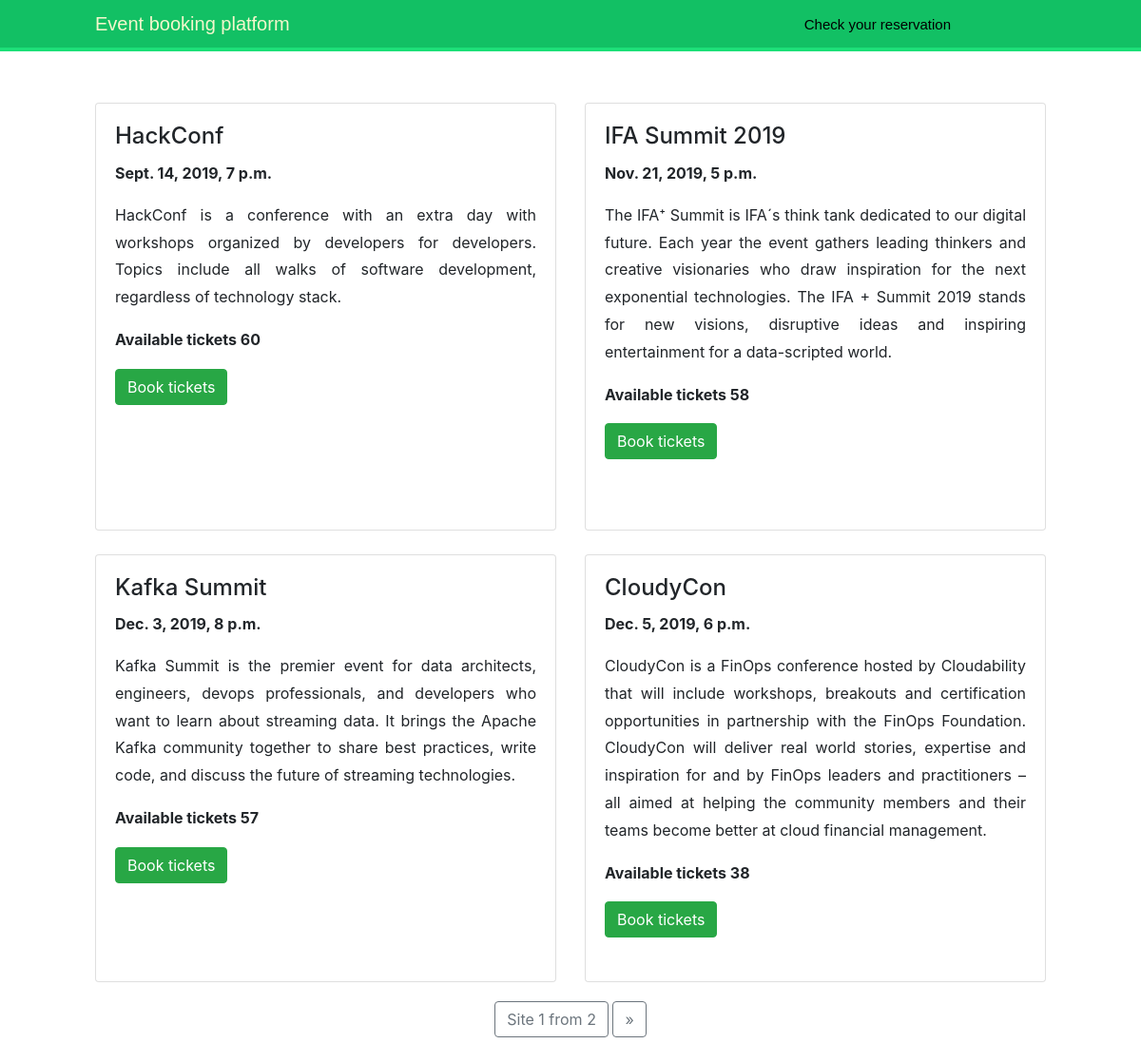
The page / on the database its author committed.
### event/models.py (models this page shows, shortened)
class Event(models.Model):
    name = models.CharField(max_length=100)
    datetime = models.DateTimeField()
    description = models.TextField()

### event/views.py (the view)
# urls.py: path('', views.EventListView.as_view(), name='events'),
class EventListView(ListView):
    context_object_name = 'events'
    paginate_by = 4
    template_name = 'event/events_list.html'
    def get_queryset(self):
        remove_expired_reservations()
        queryset = Event.objects.filter(datetime__gte=timezone.now()) \
            .annotate(available_tickets=Count('tickets', distinct=True,
                                              filter=Q(tickets__reservation__isnull=True)))\
            .order_by('datetime')
        return queryset

### reservation/views.py (called while the page is built)
def remove_expired_reservations():
    Reservation.objects.filter(booked_time__lte=timezone.now() - timedelta(minutes=15))\
        .exclude(status=Reservation.PAID).delete()

### templates/event/events_list.html (shortened to what this page needs)
{% extends "base.html" %}
{% block content %}
<div class="row">
{% for event in events %}
    <div class="col-sm-6">
        <div class="card">
            <div class="card-body">
                <h4 class="card-title">{{event.name}}</h4>
                <strong>{{ event.datetime }}</strong>
                <p class="card-text" align=" justify">{{event.description}}</p>
                <P><strong>Available tickets {{event.available_tickets}}</strong></P>
                <a href="{% url "reservation:buy_tickets" event.pk %}"
                   class="btn btn-success {% if not event.available_tickets%}disabled{% endif %}"
                   role="button"
                   {% if not event.available_tickets%}aria-disabled="true"{% endif %}>Book tickets</a>
            </div>
        </div>
    </div>
{% endfor %}
</div>
 {% include "pagination.html" with page=page_obj %}
{% endblock %}

### static/css/base.css (style rules this page uses)
body { margin:0; padding:0; font-family:helvetica, sans-serif; }
.card { margin-top: 5%; height: 450px; }
.card-text { padding-top: 4%; }
p { line-height: 1.8; }
a { color:#12c064; text-decoration:none; }
h1, h2, h3, h4, h5 , h6 { font-family: 'Muli', sans-serif; font-weight:normal; }

### rows shown on the page
Event: name "HackConf", datetime "Sept. 14, 2019, 7 p.m.", description "HackConf is a conference with an extra day with workshops organized by developers for developers. Topics include all walks of software development, regardless of technology stack.", available_tickets "60"
Event: name "IFA Summit 2019", datetime "Nov. 21, 2019, 5 p.m.", description "The IFA⁺ Summit is IFA´s think tank dedicated to our digital future. Each year the event gathers leading thinkers and creative visionaries who draw inspiration for the next exponential technologies. The IFA + Summit 2019 stands for new visions, disruptive ideas and inspiring entertainment for a data-scripted world.", available_tickets "58"
Event: name "Kafka Summit", datetime "Dec. 3, 2019, 8 p.m.", description "Kafka Summit is the premier event for data architects, engineers, devops professionals, and developers who want to learn about streaming data. It brings the Apache Kafka community together to share best practices, write code, and discuss the future of streaming technologies.", available_tickets "57"
Event: name "CloudyCon", datetime "Dec. 5, 2019, 6 p.m.", description "CloudyCon is a FinOps conference hosted by Cloudability that will include workshops, breakouts and certification opportunities in partnership with the FinOps Foundation. CloudyCon will deliver real world stories, expertise and inspiration for and by FinOps leaders and practitioners – all aimed at helping the community members and their teams become better at cloud financial management.", available_tickets "38"

### other values the page prints
{{ page.number }} "1"
{{ page.paginator.num_pages }} "2"
